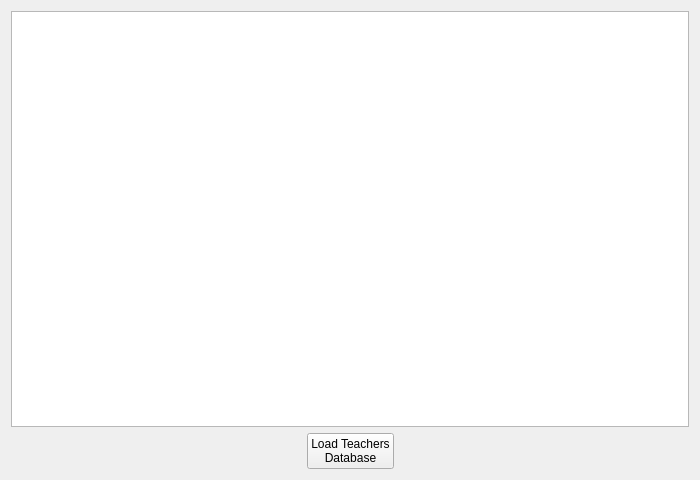
<?xml version="1.0" encoding="UTF-8"?>
<ui version="4.0">
 <class>Read</class>
 <widget class="QWidget" name="Read">
  <property name="geometry">
   <rect>
    <x>0</x>
    <y>0</y>
    <width>700</width>
    <height>480</height>
   </rect>
  </property>
  <property name="windowTitle">
   <string>Form</string>
  </property>
  <layout class="QVBoxLayout" name="verticalLayout">
   <item>
    <widget class="QTableView" name="tableView"/>
   </item>
   <item>
    <layout class="QHBoxLayout" name="horizontalLayout">
     <item>
      <spacer name="horizontalSpacer_4">
       <property name="orientation">
        <enum>Qt::Horizontal</enum>
       </property>
       <property name="sizeHint" stdset="0">
        <size>
         <width>40</width>
         <height>20</height>
        </size>
       </property>
      </spacer>
     </item>
     <item>
      <spacer name="horizontalSpacer_3">
       <property name="orientation">
        <enum>Qt::Horizontal</enum>
       </property>
       <property name="sizeHint" stdset="0">
        <size>
         <width>40</width>
         <height>20</height>
        </size>
       </property>
      </spacer>
     </item>
     <item>
      <widget class="QPushButton" name="pushButton">
       <property name="text">
        <string>Load Teachers
Database</string>
       </property>
      </widget>
     </item>
     <item>
      <spacer name="horizontalSpacer">
       <property name="orientation">
        <enum>Qt::Horizontal</enum>
       </property>
       <property name="sizeHint" stdset="0">
        <size>
         <width>40</width>
         <height>20</height>
        </size>
       </property>
      </spacer>
     </item>
     <item>
      <spacer name="horizontalSpacer_2">
       <property name="orientation">
        <enum>Qt::Horizontal</enum>
       </property>
       <property name="sizeHint" stdset="0">
        <size>
         <width>40</width>
         <height>20</height>
        </size>
       </property>
      </spacer>
     </item>
    </layout>
   </item>
  </layout>
 </widget>
 <resources/>
 <connections/>
</ui>
